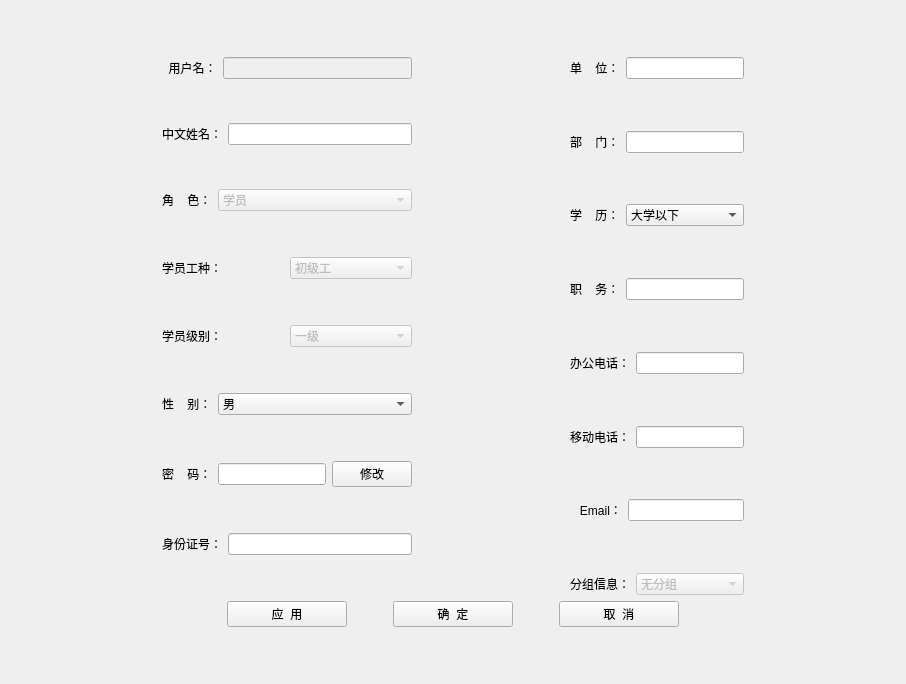
<?xml version="1.0" encoding="UTF-8"?>
<ui version="4.0">
 <class>userinfo</class>
 <widget class="QWidget" name="userinfo">
  <property name="geometry">
   <rect>
    <x>0</x>
    <y>0</y>
    <width>906</width>
    <height>684</height>
   </rect>
  </property>
  <property name="windowTitle">
   <string>个人信息</string>
  </property>
  <property name="styleSheet">
   <string notr="true">font: 14pt &quot;宋体&quot;;</string>
  </property>
  <layout class="QGridLayout" name="gridLayout_8">
   <item row="0" column="0">
    <layout class="QGridLayout" name="gridLayout_7">
     <item row="0" column="0">
      <spacer name="verticalSpacer_14">
       <property name="orientation">
        <enum>Qt::Vertical</enum>
       </property>
       <property name="sizeHint" stdset="0">
        <size>
         <width>20</width>
         <height>28</height>
        </size>
       </property>
      </spacer>
     </item>
     <item row="1" column="0">
      <layout class="QGridLayout" name="gridLayout_6">
       <item row="0" column="0">
        <spacer name="horizontalSpacer">
         <property name="orientation">
          <enum>Qt::Horizontal</enum>
         </property>
         <property name="sizeHint" stdset="0">
          <size>
           <width>88</width>
           <height>20</height>
          </size>
         </property>
        </spacer>
       </item>
       <item row="0" column="1">
        <layout class="QGridLayout" name="gridLayout_3">
         <item row="0" column="0">
          <layout class="QFormLayout" name="formLayout">
           <item row="0" column="0">
            <widget class="QLabel" name="label">
             <property name="styleSheet">
              <string notr="true">font: 14pt &quot;宋体&quot;;</string>
             </property>
             <property name="text">
              <string>  用户名：</string>
             </property>
            </widget>
           </item>
           <item row="0" column="1">
            <widget class="QLineEdit" name="editName">
             <property name="enabled">
              <bool>false</bool>
             </property>
            </widget>
           </item>
          </layout>
         </item>
         <item row="1" column="0">
          <spacer name="verticalSpacer">
           <property name="orientation">
            <enum>Qt::Vertical</enum>
           </property>
           <property name="sizeHint" stdset="0">
            <size>
             <width>20</width>
             <height>38</height>
            </size>
           </property>
          </spacer>
         </item>
         <item row="2" column="0">
          <layout class="QFormLayout" name="formLayout_2">
           <item row="0" column="0">
            <widget class="QLabel" name="label_12">
             <property name="styleSheet">
              <string notr="true">font: 14pt &quot;宋体&quot;;</string>
             </property>
             <property name="text">
              <string>中文姓名：</string>
             </property>
            </widget>
           </item>
           <item row="0" column="1">
            <widget class="QLineEdit" name="editLongName"/>
           </item>
          </layout>
         </item>
         <item row="3" column="0">
          <spacer name="verticalSpacer_2">
           <property name="orientation">
            <enum>Qt::Vertical</enum>
           </property>
           <property name="sizeHint" stdset="0">
            <size>
             <width>20</width>
             <height>38</height>
            </size>
           </property>
          </spacer>
         </item>
         <item row="4" column="0">
          <layout class="QFormLayout" name="formLayout_3">
           <property name="fieldGrowthPolicy">
            <enum>QFormLayout::AllNonFixedFieldsGrow</enum>
           </property>
           <item row="0" column="0">
            <widget class="QLabel" name="label_2">
             <property name="styleSheet">
              <string notr="true">font: 14pt &quot;宋体&quot;;</string>
             </property>
             <property name="text">
              <string>角    色：</string>
             </property>
            </widget>
           </item>
           <item row="0" column="1">
            <widget class="QComboBox" name="editRole">
             <property name="enabled">
              <bool>false</bool>
             </property>
             <property name="styleSheet">
              <string notr="true">font: 14pt &quot;宋体&quot;;</string>
             </property>
             <property name="editable">
              <bool>false</bool>
             </property>
             <item>
              <property name="text">
               <string>学员</string>
              </property>
             </item>
             <item>
              <property name="text">
               <string>教员</string>
              </property>
             </item>
             <item>
              <property name="text">
               <string>系统</string>
              </property>
             </item>
            </widget>
           </item>
          </layout>
         </item>
         <item row="7" column="0">
          <spacer name="verticalSpacer_3">
           <property name="orientation">
            <enum>Qt::Vertical</enum>
           </property>
           <property name="sizeHint" stdset="0">
            <size>
             <width>20</width>
             <height>40</height>
            </size>
           </property>
          </spacer>
         </item>
         <item row="10" column="0">
          <layout class="QFormLayout" name="formLayout_4">
           <property name="fieldGrowthPolicy">
            <enum>QFormLayout::AllNonFixedFieldsGrow</enum>
           </property>
           <item row="1" column="0">
            <widget class="QLabel" name="label_13">
             <property name="styleSheet">
              <string notr="true">font: 14pt &quot;宋体&quot;;</string>
             </property>
             <property name="text">
              <string>性    别：</string>
             </property>
            </widget>
           </item>
           <item row="1" column="1">
            <widget class="QComboBox" name="editSex">
             <property name="styleSheet">
              <string notr="true">font: 14pt &quot;宋体&quot;;</string>
             </property>
             <item>
              <property name="text">
               <string>男</string>
              </property>
             </item>
             <item>
              <property name="text">
               <string>女</string>
              </property>
             </item>
            </widget>
           </item>
          </layout>
         </item>
         <item row="11" column="0">
          <spacer name="verticalSpacer_4">
           <property name="orientation">
            <enum>Qt::Vertical</enum>
           </property>
           <property name="sizeHint" stdset="0">
            <size>
             <width>20</width>
             <height>40</height>
            </size>
           </property>
          </spacer>
         </item>
         <item row="12" column="0">
          <layout class="QGridLayout" name="gridLayout">
           <item row="0" column="0">
            <widget class="QLabel" name="label_3">
             <property name="styleSheet">
              <string notr="true">font: 14pt &quot;宋体&quot;;</string>
             </property>
             <property name="text">
              <string>密    码：</string>
             </property>
            </widget>
           </item>
           <item row="0" column="1">
            <widget class="QLineEdit" name="editPassword">
             <property name="echoMode">
              <enum>QLineEdit::Password</enum>
             </property>
             <property name="readOnly">
              <bool>true</bool>
             </property>
            </widget>
           </item>
           <item row="0" column="2">
            <widget class="QPushButton" name="pushButtonChgPsd">
             <property name="text">
              <string>修改</string>
             </property>
            </widget>
           </item>
          </layout>
         </item>
         <item row="13" column="0">
          <spacer name="verticalSpacer_5">
           <property name="orientation">
            <enum>Qt::Vertical</enum>
           </property>
           <property name="sizeHint" stdset="0">
            <size>
             <width>20</width>
             <height>40</height>
            </size>
           </property>
          </spacer>
         </item>
         <item row="14" column="0">
          <layout class="QFormLayout" name="formLayout_6">
           <item row="0" column="0">
            <widget class="QLabel" name="label_4">
             <property name="styleSheet">
              <string notr="true">font: 14pt &quot;宋体&quot;;</string>
             </property>
             <property name="text">
              <string>身份证号：</string>
             </property>
            </widget>
           </item>
           <item row="0" column="1">
            <widget class="QLineEdit" name="editIdCard">
             <property name="styleSheet">
              <string notr="true">font: 14pt &quot;宋体&quot;;</string>
             </property>
            </widget>
           </item>
          </layout>
         </item>
         <item row="15" column="0">
          <spacer name="verticalSpacer_6">
           <property name="orientation">
            <enum>Qt::Vertical</enum>
           </property>
           <property name="sizeHint" stdset="0">
            <size>
             <width>20</width>
             <height>40</height>
            </size>
           </property>
          </spacer>
         </item>
         <item row="6" column="0">
          <layout class="QHBoxLayout" name="horizontalLayout">
           <item>
            <widget class="QLabel" name="label_15">
             <property name="styleSheet">
              <string notr="true">font: 14pt &quot;宋体&quot;;</string>
             </property>
             <property name="text">
              <string>学员工种：</string>
             </property>
            </widget>
           </item>
           <item>
            <widget class="QComboBox" name="comboBox_userType">
             <property name="enabled">
              <bool>false</bool>
             </property>
             <property name="styleSheet">
              <string notr="true">font: 14pt &quot;宋体&quot;;</string>
             </property>
             <item>
              <property name="text">
               <string>初级工</string>
              </property>
             </item>
             <item>
              <property name="text">
               <string>中级工</string>
              </property>
             </item>
             <item>
              <property name="text">
               <string>高级工</string>
              </property>
             </item>
             <item>
              <property name="text">
               <string>技师及高级技师</string>
              </property>
             </item>
            </widget>
           </item>
          </layout>
         </item>
         <item row="5" column="0">
          <spacer name="verticalSpacer_16">
           <property name="orientation">
            <enum>Qt::Vertical</enum>
           </property>
           <property name="sizeHint" stdset="0">
            <size>
             <width>20</width>
             <height>40</height>
            </size>
           </property>
          </spacer>
         </item>
         <item row="8" column="0">
          <layout class="QHBoxLayout" name="horizontalLayout_2">
           <item>
            <widget class="QLabel" name="label_16">
             <property name="styleSheet">
              <string notr="true">font: 14pt &quot;宋体&quot;;</string>
             </property>
             <property name="text">
              <string>学员级别：</string>
             </property>
            </widget>
           </item>
           <item>
            <widget class="QComboBox" name="comboBox_userRange">
             <property name="enabled">
              <bool>false</bool>
             </property>
             <property name="styleSheet">
              <string notr="true">font: 14pt &quot;宋体&quot;;</string>
             </property>
             <item>
              <property name="text">
               <string>一级</string>
              </property>
             </item>
             <item>
              <property name="text">
               <string>二级</string>
              </property>
             </item>
             <item>
              <property name="text">
               <string>三级</string>
              </property>
             </item>
             <item>
              <property name="text">
               <string>四级</string>
              </property>
             </item>
             <item>
              <property name="text">
               <string>五级</string>
              </property>
             </item>
             <item>
              <property name="text">
               <string>六级</string>
              </property>
             </item>
             <item>
              <property name="text">
               <string>七级</string>
              </property>
             </item>
             <item>
              <property name="text">
               <string>八级</string>
              </property>
             </item>
             <item>
              <property name="text">
               <string>九级</string>
              </property>
             </item>
             <item>
              <property name="text">
               <string>十级</string>
              </property>
             </item>
            </widget>
           </item>
          </layout>
         </item>
         <item row="9" column="0">
          <spacer name="verticalSpacer_17">
           <property name="orientation">
            <enum>Qt::Vertical</enum>
           </property>
           <property name="sizeHint" stdset="0">
            <size>
             <width>20</width>
             <height>40</height>
            </size>
           </property>
          </spacer>
         </item>
        </layout>
       </item>
       <item row="0" column="2">
        <spacer name="horizontalSpacer_2">
         <property name="orientation">
          <enum>Qt::Horizontal</enum>
         </property>
         <property name="sizeHint" stdset="0">
          <size>
           <width>118</width>
           <height>20</height>
          </size>
         </property>
        </spacer>
       </item>
       <item row="0" column="3">
        <layout class="QGridLayout" name="gridLayout_2">
         <item row="0" column="0">
          <layout class="QFormLayout" name="formLayout_8">
           <property name="fieldGrowthPolicy">
            <enum>QFormLayout::AllNonFixedFieldsGrow</enum>
           </property>
           <item row="0" column="0">
            <widget class="QLabel" name="label_8">
             <property name="styleSheet">
              <string notr="true">font: 14pt &quot;宋体&quot;;</string>
             </property>
             <property name="text">
              <string>单    位：</string>
             </property>
            </widget>
           </item>
           <item row="0" column="1">
            <widget class="QLineEdit" name="editCompany"/>
           </item>
          </layout>
         </item>
         <item row="1" column="0">
          <spacer name="verticalSpacer_7">
           <property name="orientation">
            <enum>Qt::Vertical</enum>
           </property>
           <property name="sizeHint" stdset="0">
            <size>
             <width>20</width>
             <height>40</height>
            </size>
           </property>
          </spacer>
         </item>
         <item row="2" column="0">
          <layout class="QFormLayout" name="formLayout_9">
           <item row="0" column="0">
            <widget class="QLabel" name="label_9">
             <property name="styleSheet">
              <string notr="true">font: 14pt &quot;宋体&quot;;</string>
             </property>
             <property name="text">
              <string>部    门：</string>
             </property>
            </widget>
           </item>
           <item row="0" column="1">
            <widget class="QLineEdit" name="editDepartment"/>
           </item>
          </layout>
         </item>
         <item row="5" column="0">
          <spacer name="verticalSpacer_8">
           <property name="orientation">
            <enum>Qt::Vertical</enum>
           </property>
           <property name="sizeHint" stdset="0">
            <size>
             <width>20</width>
             <height>40</height>
            </size>
           </property>
          </spacer>
         </item>
         <item row="6" column="0">
          <layout class="QFormLayout" name="formLayout_10">
           <item row="0" column="0">
            <widget class="QLabel" name="label_10">
             <property name="styleSheet">
              <string notr="true">font: 14pt &quot;宋体&quot;;</string>
             </property>
             <property name="text">
              <string>职    务：</string>
             </property>
            </widget>
           </item>
           <item row="0" column="1">
            <widget class="QLineEdit" name="editDuty"/>
           </item>
          </layout>
         </item>
         <item row="7" column="0">
          <spacer name="verticalSpacer_9">
           <property name="orientation">
            <enum>Qt::Vertical</enum>
           </property>
           <property name="sizeHint" stdset="0">
            <size>
             <width>20</width>
             <height>40</height>
            </size>
           </property>
          </spacer>
         </item>
         <item row="8" column="0">
          <layout class="QFormLayout" name="formLayout_11">
           <item row="0" column="0">
            <widget class="QLabel" name="label_11">
             <property name="styleSheet">
              <string notr="true">font: 14pt &quot;宋体&quot;;</string>
             </property>
             <property name="text">
              <string>办公电话：</string>
             </property>
            </widget>
           </item>
           <item row="0" column="1">
            <widget class="QLineEdit" name="editMTel"/>
           </item>
          </layout>
         </item>
         <item row="9" column="0">
          <spacer name="verticalSpacer_10">
           <property name="orientation">
            <enum>Qt::Vertical</enum>
           </property>
           <property name="sizeHint" stdset="0">
            <size>
             <width>20</width>
             <height>40</height>
            </size>
           </property>
          </spacer>
         </item>
         <item row="10" column="0">
          <layout class="QFormLayout" name="formLayout_12">
           <item row="0" column="0">
            <widget class="QLabel" name="label_6">
             <property name="styleSheet">
              <string notr="true">font: 14pt &quot;宋体&quot;;</string>
             </property>
             <property name="text">
              <string>移动电话：</string>
             </property>
            </widget>
           </item>
           <item row="0" column="1">
            <widget class="QLineEdit" name="editTel"/>
           </item>
          </layout>
         </item>
         <item row="11" column="0">
          <spacer name="verticalSpacer_11">
           <property name="orientation">
            <enum>Qt::Vertical</enum>
           </property>
           <property name="sizeHint" stdset="0">
            <size>
             <width>20</width>
             <height>40</height>
            </size>
           </property>
          </spacer>
         </item>
         <item row="12" column="0">
          <layout class="QFormLayout" name="formLayout_13">
           <item row="0" column="0">
            <widget class="QLabel" name="label_7">
             <property name="styleSheet">
              <string notr="true">font: 14pt &quot;宋体&quot;;</string>
             </property>
             <property name="text">
              <string>   Email：</string>
             </property>
            </widget>
           </item>
           <item row="0" column="1">
            <widget class="QLineEdit" name="editEmail"/>
           </item>
          </layout>
         </item>
         <item row="13" column="0">
          <spacer name="verticalSpacer_12">
           <property name="orientation">
            <enum>Qt::Vertical</enum>
           </property>
           <property name="sizeHint" stdset="0">
            <size>
             <width>20</width>
             <height>40</height>
            </size>
           </property>
          </spacer>
         </item>
         <item row="14" column="0">
          <layout class="QFormLayout" name="formLayout_14">
           <item row="0" column="0">
            <widget class="QLabel" name="label_14">
             <property name="styleSheet">
              <string notr="true">font: 14pt &quot;宋体&quot;;</string>
             </property>
             <property name="text">
              <string>分组信息：</string>
             </property>
            </widget>
           </item>
           <item row="0" column="1">
            <widget class="QComboBox" name="editGroup">
             <property name="enabled">
              <bool>false</bool>
             </property>
             <property name="styleSheet">
              <string notr="true">font: 14pt &quot;宋体&quot;;</string>
             </property>
             <property name="editable">
              <bool>false</bool>
             </property>
             <item>
              <property name="text">
               <string>无分组</string>
              </property>
             </item>
            </widget>
           </item>
          </layout>
         </item>
         <item row="4" column="0">
          <layout class="QFormLayout" name="formLayout_7">
           <property name="fieldGrowthPolicy">
            <enum>QFormLayout::AllNonFixedFieldsGrow</enum>
           </property>
           <item row="0" column="1">
            <widget class="QComboBox" name="editEdu">
             <property name="styleSheet">
              <string notr="true">font: 14pt &quot;宋体&quot;;</string>
             </property>
             <item>
              <property name="text">
               <string>大学以下</string>
              </property>
             </item>
             <item>
              <property name="text">
               <string>专科</string>
              </property>
             </item>
             <item>
              <property name="text">
               <string>本科</string>
              </property>
             </item>
             <item>
              <property name="text">
               <string>研究生及以上</string>
              </property>
             </item>
            </widget>
           </item>
           <item row="0" column="0">
            <widget class="QLabel" name="label_5">
             <property name="styleSheet">
              <string notr="true">font: 14pt &quot;宋体&quot;;</string>
             </property>
             <property name="text">
              <string>学    历：</string>
             </property>
            </widget>
           </item>
          </layout>
         </item>
         <item row="3" column="0">
          <spacer name="verticalSpacer_15">
           <property name="orientation">
            <enum>Qt::Vertical</enum>
           </property>
           <property name="sizeHint" stdset="0">
            <size>
             <width>20</width>
             <height>40</height>
            </size>
           </property>
          </spacer>
         </item>
        </layout>
       </item>
       <item row="0" column="4">
        <spacer name="horizontalSpacer_3">
         <property name="orientation">
          <enum>Qt::Horizontal</enum>
         </property>
         <property name="sizeHint" stdset="0">
          <size>
           <width>88</width>
           <height>20</height>
          </size>
         </property>
        </spacer>
       </item>
       <item row="1" column="0" colspan="5">
        <layout class="QGridLayout" name="gridLayout_5">
         <item row="0" column="0">
          <spacer name="horizontalSpacer_6">
           <property name="orientation">
            <enum>Qt::Horizontal</enum>
           </property>
           <property name="sizeHint" stdset="0">
            <size>
             <width>178</width>
             <height>20</height>
            </size>
           </property>
          </spacer>
         </item>
         <item row="0" column="2">
          <layout class="QGridLayout" name="gridLayout_4">
           <item row="0" column="1">
            <spacer name="horizontalSpacer_4">
             <property name="orientation">
              <enum>Qt::Horizontal</enum>
             </property>
             <property name="sizeHint" stdset="0">
              <size>
               <width>40</width>
               <height>20</height>
              </size>
             </property>
            </spacer>
           </item>
           <item row="0" column="3">
            <spacer name="horizontalSpacer_5">
             <property name="orientation">
              <enum>Qt::Horizontal</enum>
             </property>
             <property name="sizeHint" stdset="0">
              <size>
               <width>40</width>
               <height>20</height>
              </size>
             </property>
            </spacer>
           </item>
           <item row="0" column="4">
            <widget class="QPushButton" name="buttonExit">
             <property name="minimumSize">
              <size>
               <width>120</width>
               <height>0</height>
              </size>
             </property>
             <property name="styleSheet">
              <string notr="true"/>
             </property>
             <property name="text">
              <string>取  消</string>
             </property>
            </widget>
           </item>
           <item row="0" column="2">
            <widget class="QPushButton" name="buttonEnter">
             <property name="minimumSize">
              <size>
               <width>120</width>
               <height>0</height>
              </size>
             </property>
             <property name="styleSheet">
              <string notr="true">font: 14pt &quot;宋体&quot;;</string>
             </property>
             <property name="text">
              <string>确  定</string>
             </property>
            </widget>
           </item>
          </layout>
         </item>
         <item row="0" column="3">
          <spacer name="horizontalSpacer_7">
           <property name="orientation">
            <enum>Qt::Horizontal</enum>
           </property>
           <property name="sizeHint" stdset="0">
            <size>
             <width>178</width>
             <height>20</height>
            </size>
           </property>
          </spacer>
         </item>
         <item row="0" column="1">
          <widget class="QPushButton" name="buttonApply">
           <property name="minimumSize">
            <size>
             <width>120</width>
             <height>0</height>
            </size>
           </property>
           <property name="styleSheet">
            <string notr="true"/>
           </property>
           <property name="text">
            <string>应  用</string>
           </property>
          </widget>
         </item>
        </layout>
       </item>
      </layout>
     </item>
     <item row="2" column="0">
      <spacer name="verticalSpacer_13">
       <property name="orientation">
        <enum>Qt::Vertical</enum>
       </property>
       <property name="sizeHint" stdset="0">
        <size>
         <width>20</width>
         <height>28</height>
        </size>
       </property>
      </spacer>
     </item>
    </layout>
   </item>
  </layout>
 </widget>
 <resources/>
 <connections/>
</ui>
